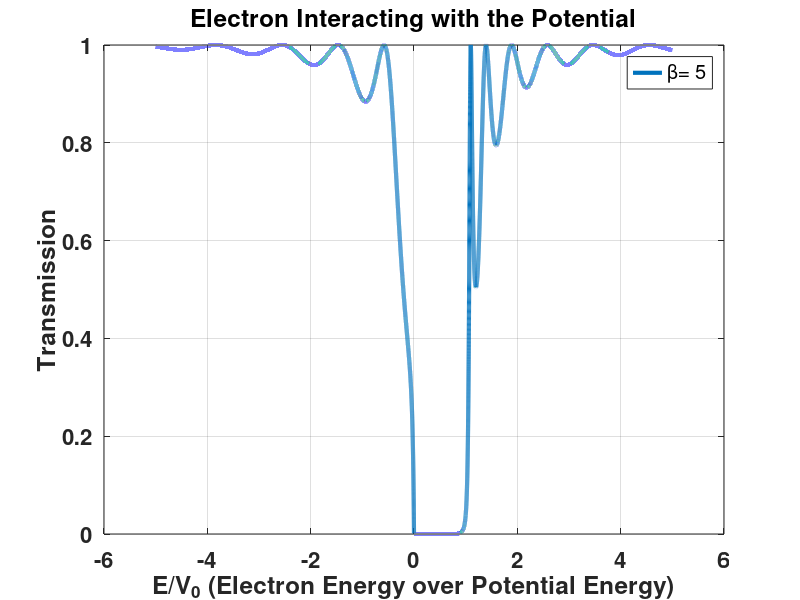

MATLAB code to generate this figure:
%Atilla Ozgur Cakmak
%Calculating transmission coefficient
clear all
clc
close all

%constants
m=9.1e-31; %mass of electron
h=6.626e-34; %Planck's constant

%variables
E=1*1.6e-19; %energy of the incoming electron 
E_over_V0=[-5:0.0001:5]; %it is critical to define E/Vo first to avoid singularities 
V0=E./E_over_V0; %energy level of the rectangular potential
beta=input('Enter beta value (must be bigger than 0): '); %beta constant of the rectangular potential
a=beta*h/(2*pi)./sqrt(2*m*abs(V0)); %sorting out the thickness of the potential

%calculating the transmission coefficient (T)
k=sqrt(2*m*E)*2*pi/h; %free space wave vector
k_p=sqrt(2*m*(E-V0))*2*pi/h; %k' wave vector inside the rectangular potential 
T=abs(1./(1+1/4*((k./k_p-k_p/k).^2).*(sin(2*k_p.*a)).^2)); 
figure;
plot(E_over_V0,T,'LineWidth',3)
grid on
title('Electron Interacting with the Potential');
legend(['\beta= ' num2str(beta)])
xlabel('E/V_0 (Electron Energy over Potential Energy)')
ylabel('Transmission')
set(gca,'fontsize',16,'fontweight','bold')

